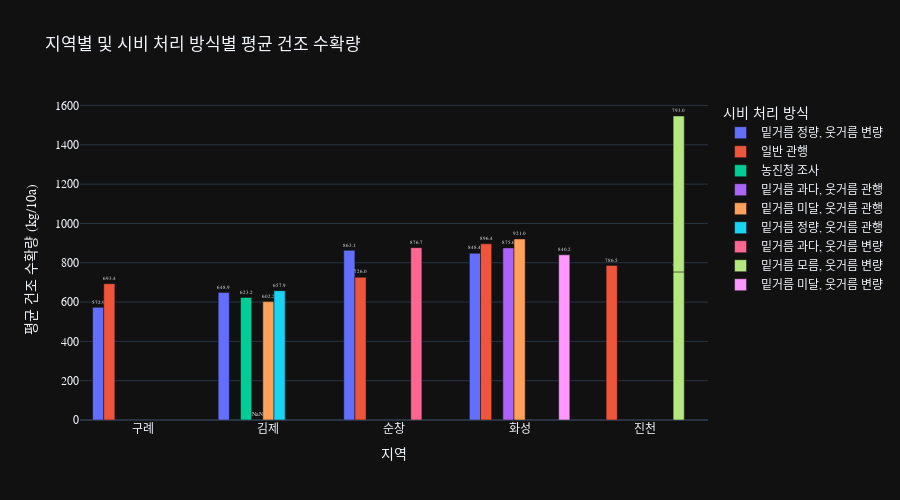

The cell this chart's notebook holds for it:
### Markdown cell above
## 지역별 및 시비 처리 방식별 평균 건조 수확량

### Code cell
df_agg_simple = df_25.groupby(['지역', '품종','시비 처리'])['건조 수확량(kg/10a)'].agg(
    평균수확량='mean',
    필지수='size'
).reset_index()

# 4. 분석 결과(데이터프레임) 출력
print("\n--- 지역별, 시비 처리별 평균 수확량 및 필지 수 요약 ---")
print(df_agg_simple.to_string())

# 5. Plotly를 사용한 시각화 (barmode='group')
fig = px.bar(
    df_agg_simple,
    x='지역',                  # X축: 지역
    y='평균수확량',              # Y축: 평균 건조 수확량
    color='시비 처리',           # 색상: 실제 시비 처리 방식
    barmode='group',
    text='평균수확량',# 막대를 나란히 (그룹) 표시
    hover_name='시비 처리',      # 마우스 오버 시 표시될 이름
    hover_data=['필지수'],       # 마우스 오버 시 추가 정보 (필지 수)
    labels={
        "평균수확량": "평균 건조 수확량 (kg/10a)",
        "지역": "지역",
        "시비 처리": "시비 처리 방식",
        "필지수": "필지 수"
    },
    title="지역별 및 시비 처리 방식별 평균 건조 수확량"
)

# 6. 차트 레이아웃 가독성 높이기

fig.update_layout(
    height=500,
    font=dict(family="Malgun Gothic, AppleGGothic, sans-serif") # 한글 폰트 지정
)
fig.update_xaxes(title_text='지역')

fig.update_traces(texttemplate='%{text:.1f}', textposition='outside')

fig.show()

image_filename = "yield_3.png"
fig.write_image(
        image_filename,
        width=1200,
        height=600,
        scale=2  # 2배 해상도
    )

### Figure 1 — Plotly figure (JSON) as saved in the notebook; plotly's stock layout.template omitted (floating-point values rounded to 4 significant figures)
{"data": [{"alignmentgroup": "True", "customdata": [[12], [6], [7], [4]], "hovertemplate": "<b>%{hovertext}</b><br><br>시비 처리 방식=밑거름 정량, 웃거름 변량<br>지역=%{x}<br>평균 건조 수확량 (kg/10a)=%{text}<br>필지 수=%{customdata[0]}<extra></extra>", "hovertext": ["밑거름 정량, 웃거름 변량", "밑거름 정량, 웃거름 변량", "밑거름 정량, 웃거름 변량", "밑거름 정량, 웃거름 변량"], "legendgroup": "밑거름 정량, 웃거름 변량", "marker": {"color": "#636efa", "pattern": {"shape": ""}}, "name": "밑거름 정량, 웃거름 변량", "offsetgroup": "밑거름 정량, 웃거름 변량", "orientation": "v", "showlegend": true, "text": [572.9, 648.9, 863.1, 848.4], "textposition": "outside", "x": ["구례", "김제", "순창", "화성"], "xaxis": "x", "y": [572.9, 648.9, 863.1, 848.4], "yaxis": "y", "type": "bar", "texttemplate": "%{text:.1f}"}, {"alignmentgroup": "True", "customdata": [[2], [1], [1], [2]], "hovertemplate": "<b>%{hovertext}</b><br><br>시비 처리 방식=일반 관행<br>지역=%{x}<br>평균 건조 수확량 (kg/10a)=%{text}<br>필지 수=%{customdata[0]}<extra></extra>", "hovertext": ["일반 관행", "일반 관행", "일반 관행", "일반 관행"], "legendgroup": "일반 관행", "marker": {"color": "#EF553B", "pattern": {"shape": ""}}, "name": "일반 관행", "offsetgroup": "일반 관행", "orientation": "v", "showlegend": true, "text": [693.4, 726.0, 786.5, 896.4], "textposition": "outside", "x": ["구례", "순창", "진천", "화성"], "xaxis": "x", "y": [693.4, 726.0, 786.5, 896.4], "yaxis": "y", "type": "bar", "texttemplate": "%{text:.1f}"}, {"alignmentgroup": "True", "customdata": [[2]], "hovertemplate": "<b>%{hovertext}</b><br><br>시비 처리 방식=농진청 조사<br>지역=%{x}<br>평균 건조 수확량 (kg/10a)=%{text}<br>필지 수=%{customdata[0]}<extra></extra>", "hovertext": ["농진청 조사"], "legendgroup": "농진청 조사", "marker": {"color": "#00cc96", "pattern": {"shape": ""}}, "name": "농진청 조사", "offsetgroup": "농진청 조사", "orientation": "v", "showlegend": true, "text": [623.2], "textposition": "outside", "x": ["김제"], "xaxis": "x", "y": [623.2], "yaxis": "y", "type": "bar", "texttemplate": "%{text:.1f}"}, {"alignmentgroup": "True", "customdata": [[1], [1]], "hovertemplate": "<b>%{hovertext}</b><br><br>시비 처리 방식=밑거름 과다, 웃거름 관행<br>지역=%{x}<br>평균 건조 수확량 (kg/10a)=%{text}<br>필지 수=%{customdata[0]}<extra></extra>", "hovertext": ["밑거름 과다, 웃거름 관행", "밑거름 과다, 웃거름 관행"], "legendgroup": "밑거름 과다, 웃거름 관행", "marker": {"color": "#ab63fa", "pattern": {"shape": ""}}, "name": "밑거름 과다, 웃거름 관행", "offsetgroup": "밑거름 과다, 웃거름 관행", "orientation": "v", "showlegend": true, "text": [NaN, 875.6], "textposition": "outside", "x": ["김제", "화성"], "xaxis": "x", "y": [NaN, 875.6], "yaxis": "y", "type": "bar", "texttemplate": "%{text:.1f}"}, {"alignmentgroup": "True", "customdata": [[1], [3]], "hovertemplate": "<b>%{hovertext}</b><br><br>시비 처리 방식=밑거름 미달, 웃거름 관행<br>지역=%{x}<br>평균 건조 수확량 (kg/10a)=%{text}<br>필지 수=%{customdata[0]}<extra></extra>", "hovertext": ["밑거름 미달, 웃거름 관행", "밑거름 미달, 웃거름 관행"], "legendgroup": "밑거름 미달, 웃거름 관행", "marker": {"color": "#FFA15A", "pattern": {"shape": ""}}, "name": "밑거름 미달, 웃거름 관행", "offsetgroup": "밑거름 미달, 웃거름 관행", "orientation": "v", "showlegend": true, "text": [602.2, 921.0], "textposition": "outside", "x": ["김제", "화성"], "xaxis": "x", "y": [602.2, 921.0], "yaxis": "y", "type": "bar", "texttemplate": "%{text:.1f}"}, {"alignmentgroup": "True", "customdata": [[2]], "hovertemplate": "<b>%{hovertext}</b><br><br>시비 처리 방식=밑거름 정량, 웃거름 관행<br>지역=%{x}<br>평균 건조 수확량 (kg/10a)=%{text}<br>필지 수=%{customdata[0]}<extra></extra>", "hovertext": ["밑거름 정량, 웃거름 관행"], "legendgroup": "밑거름 정량, 웃거름 관행", "marker": {"color": "#19d3f3", "pattern": {"shape": ""}}, "name": "밑거름 정량, 웃거름 관행", "offsetgroup": "밑거름 정량, 웃거름 관행", "orientation": "v", "showlegend": true, "text": [657.9], "textposition": "outside", "x": ["김제"], "xaxis": "x", "y": [657.9], "yaxis": "y", "type": "bar", "texttemplate": "%{text:.1f}"}, {"alignmentgroup": "True", "customdata": [[3]], "hovertemplate": "<b>%{hovertext}</b><br><br>시비 처리 방식=밑거름 과다, 웃거름 변량<br>지역=%{x}<br>평균 건조 수확량 (kg/10a)=%{text}<br>필지 수=%{customdata[0]}<extra></extra>", "hovertext": ["밑거름 과다, 웃거름 변량"], "legendgroup": "밑거름 과다, 웃거름 변량", "marker": {"color": "#FF6692", "pattern": {"shape": ""}}, "name": "밑거름 과다, 웃거름 변량", "offsetgroup": "밑거름 과다, 웃거름 변량", "orientation": "v", "showlegend": true, "text": [876.7], "textposition": "outside", "x": ["순창"], "xaxis": "x", "y": [876.7], "yaxis": "y", "type": "bar", "texttemplate": "%{text:.1f}"}, {"alignmentgroup": "True", "customdata": [[1], [5]], "hovertemplate": "<b>%{hovertext}</b><br><br>시비 처리 방식=밑거름 모름, 웃거름 변량<br>지역=%{x}<br>평균 건조 수확량 (kg/10a)=%{text}<br>필지 수=%{customdata[0]}<extra></extra>", "hovertext": ["밑거름 모름, 웃거름 변량", "밑거름 모름, 웃거름 변량"], "legendgroup": "밑거름 모름, 웃거름 변량", "marker": {"color": "#B6E880", "pattern": {"shape": ""}}, "name": "밑거름 모름, 웃거름 변량", "offsetgroup": "밑거름 모름, 웃거름 변량", "orientation": "v", "showlegend": true, "text": [753.4, 793.0], "textposition": "outside", "x": ["진천", "진천"], "xaxis": "x", "y": [753.4, 793.0], "yaxis": "y", "type": "bar", "texttemplate": "%{text:.1f}"}, {"alignmentgroup": "True", "customdata": [[2]], "hovertemplate": "<b>%{hovertext}</b><br><br>시비 처리 방식=밑거름 미달, 웃거름 변량<br>지역=%{x}<br>평균 건조 수확량 (kg/10a)=%{text}<br>필지 수=%{customdata[0]}<extra></extra>", "hovertext": ["밑거름 미달, 웃거름 변량"], "legendgroup": "밑거름 미달, 웃거름 변량", "marker": {"color": "#FF97FF", "pattern": {"shape": ""}}, "name": "밑거름 미달, 웃거름 변량", "offsetgroup": "밑거름 미달, 웃거름 변량", "orientation": "v", "showlegend": true, "text": [840.2], "textposition": "outside", "x": ["화성"], "xaxis": "x", "y": [840.2], "yaxis": "y", "type": "bar", "texttemplate": "%{text:.1f}"}], "layout": {"xaxis": {"anchor": "y", "domain": [0.0, 1.0], "title": {"text": "지역"}}, "yaxis": {"anchor": "x", "domain": [0.0, 1.0], "title": {"text": "평균 건조 수확량 (kg/10a)"}}, "legend": {"title": {"text": "시비 처리 방식"}, "tracegroupgap": 0}, "title": {"text": "지역별 및 시비 처리 방식별 평균 건조 수확량"}, "barmode": "group", "font": {"family": "Malgun Gothic, AppleGGothic, sans-serif"}, "height": 500}}
